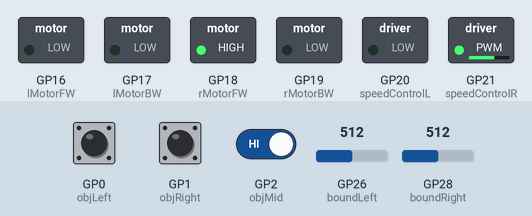
Simulated run of this program. Board: Raspberry Pi Pico. Shown: switched loads named in the program (green lamp = pin HIGH). Inputs (shaded band) come from the test bench; at power-on: GP26 (boundLeft) = 512, GP0 (objLeft) HIGH, GP1 (objRight) HIGH, GP2 (objMid) HIGH, GP28 (boundRight) = 512.

Above: at 1.2 s.
1.3 s: GP26 (boundLeft) set to 215
2.8 s: GP26 (boundLeft) set to 191
At 3.8 s:
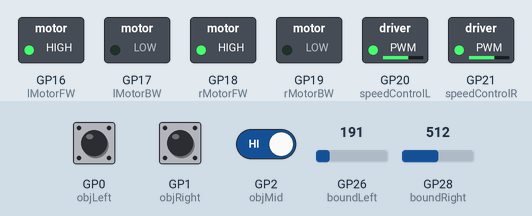
4.5 s: GP0 (objLeft) pulled LOW for 0.35 s
At 4.67 s:
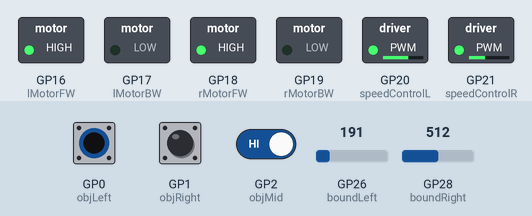
6.3 s: GP1 (objRight) pulled LOW for 0.35 s
At 6.47 s:
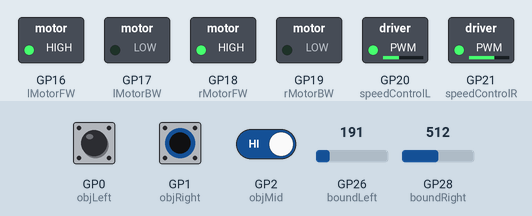
8.1 s: GP2 (objMid) driven LOW
At 8.8 s:
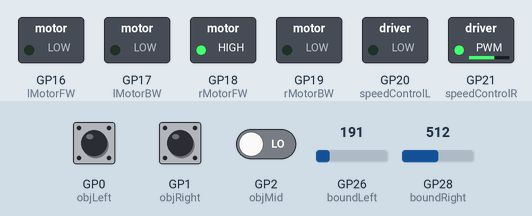
9.6 s: GP0 (objLeft) pulled LOW for 1 s
At 9.9 s:
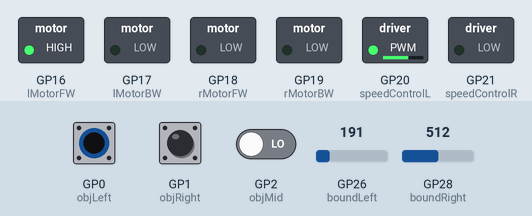
Timing chart, 0 to 12.6 s (numbered marks = the images above; inputs shaded):
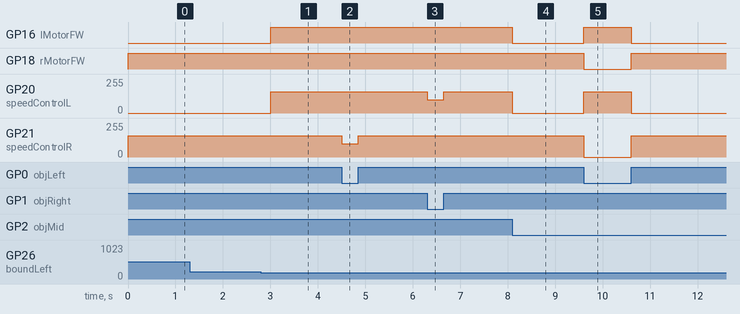

The program:

main.cpp
```cpp
// Autonomous Sumo Robot
// EE Senior Design
// Designed for Raspberry Pi Pico

/************************************************************
 * HallWay Traversal Code
*************************************************************/

#include <Arduino.h>
#include "pico/multicore.h"

#define objLeft 0
#define objMid 2
#define objRight 1

#define boundLeft 26
#define boundRight 28

#define lMotorFW 16
#define lMotorBW 17
#define rMotorFW 18
#define rMotorBW 19

#define speedControlL 20
#define speedControlR 21

// Determines max speed of motors
int m1Speed = 200*0.8;
int m2Speed = 200*0.8;
int m1Slow = 200*0.5;
int m2Slow = 200*0.5;

// Keeps track of the last seen object
// Default to 3 so the sumo-bot defaults to forward
//int lastState = 3;

// Movement functions. Will make these so you can pass
// in different speeds at a later time.
void fwDrive() {
  analogWrite(speedControlL, m1Speed);
  analogWrite(speedControlR, m2Speed);
  digitalWrite(lMotorFW,1);
  digitalWrite(rMotorFW,1);
  digitalWrite(lMotorBW,0);
  digitalWrite(rMotorBW,0);
}

void bwDrive() {
  analogWrite(speedControlL, m1Speed);
  analogWrite(speedControlR, m2Speed);
  digitalWrite(lMotorFW,0);
  digitalWrite(rMotorFW,0);
  digitalWrite(lMotorBW,1);
  digitalWrite(rMotorBW,1);
}

void lTurn() {
  analogWrite(speedControlL, 0);
  analogWrite(speedControlR, m2Speed);
  digitalWrite(lMotorFW,0);
  digitalWrite(rMotorFW,1);
  digitalWrite(lMotorBW,0);
  digitalWrite(rMotorBW,0);
}

void rTurn() {
  analogWrite(speedControlL, m1Speed);
  analogWrite(speedControlR, 0);
  digitalWrite(lMotorFW,1);
  digitalWrite(rMotorFW,0);
  digitalWrite(lMotorBW,0);
  digitalWrite(rMotorBW,0);
}

void fwRDrive(){
  analogWrite(speedControlL, m1Speed);
  analogWrite(speedControlR, m1Slow);
  digitalWrite(lMotorFW,1);
  digitalWrite(rMotorFW,1);
  digitalWrite(lMotorBW,0);
  digitalWrite(rMotorBW,0);
}

void fwLDrive(){
  analogWrite(speedControlL, m1Slow);
  analogWrite(speedControlR, m1Speed);
  digitalWrite(lMotorFW,1);
  digitalWrite(rMotorFW,1);
  digitalWrite(lMotorBW,0);
  digitalWrite(rMotorBW,0);
}

/*******************************************************
* Determines the direction the sumo-bot should turn
*
*  1 -> Left
*  2 -> Forward Left
*  3 -> Forward
*  4 -> Forward Right
*  5 -> Right
*  Anything else -> 6
*
*  May add additional states in the future, but these
*  5 are the most important right now.
*******************************************************/
/*int getDir() {
  int dir;
  bool l = !digitalRead(objLeft);
  bool m = !digitalRead(objMid);
  bool r = !digitalRead(objRight);

       if(l && !m && !r) dir = 1;
  else if(l && m && !r)  dir = 2;
  else if(!l && m && !r) dir = 3;
  else if(!l && m && r)  dir = 4;
  else if(!l && !m && r) dir = 5;
  else dir = 6;

  return dir;
}

void boundCheck() {
  // Read in values from boundary sensors
  int lBoundVal = analogRead(boundLeft);
  int rBoundVal = analogRead(boundRight);

  // Threshold for boundary detection sensors
  int boundThresh = 200;

  // Check if values are less than 200
  // if not, search for enemy
  if(lBoundVal < boundThresh) {
    bwDrive();
    delay(500);
    rTurn();
    delay(500);
  }
  else if(rBoundVal < boundThresh) {
    bwDrive();
    delay(500);
    lTurn();
    delay(500);
  }
  // Determines the direction the car
  // should move based on what sensors are high
  else {
    int dir = getDir();
    switch(dir) {
      case 1:
        while(digitalRead(objMid)) {
          lBoundVal = analogRead(boundLeft);
          rBoundVal = analogRead(boundRight);
          lastState = 1;
          if(lBoundVal < boundThresh || rBoundVal < boundThresh)
            break;
          lTurn();
        }
      break;
      case 2:
        lTurn();
        lastState = 2;
      break;
      case 3:
        fwDrive();
        lastState = 3;
      break;
      case 4:
        rTurn();
        lastState = 4;
      break;
      case 5:
        while(digitalRead(objMid)) {
          lBoundVal = analogRead(boundLeft);
          rBoundVal = analogRead(boundRight);
          lastState = 5;
          if(lBoundVal < boundThresh || rBoundVal < boundThresh)
            break;
          rTurn();
        }
      break;
      // If sensors aren't seeing anything,
      // turn in the direction the object was
      // last seen.
      default:
        if(lastState == 1)
          lTurn();
        else if(lastState == 5)
          rTurn();
        else if(lastState == 3)
          fwDrive();
        else
          fwDrive();
      break;
    }
  }
}
*/

// Initializes all of the pins
void setup() {
  pinMode(objLeft, INPUT);
  pinMode(objMid, INPUT);
  pinMode(objRight, INPUT);

  pinMode(boundLeft, INPUT);
  pinMode(boundRight, INPUT);

  pinMode(lMotorBW, OUTPUT);
  pinMode(lMotorFW, OUTPUT);
  pinMode(rMotorBW, OUTPUT);
  pinMode(rMotorFW, OUTPUT);
  pinMode(speedControlL, OUTPUT);
  pinMode(speedControlR, OUTPUT);

  Serial.begin(115200);
}


//Loop function to run the hallway traversal
void loop() {
  // Read in values from boundary sensors
  int lBoundVal = analogRead(boundLeft);
  int rBoundVal = analogRead(boundRight);

  //reading values from object detection sensors
  bool l = !digitalRead(objLeft);
  bool m = !digitalRead(objMid);
  bool r = !digitalRead(objRight);

  // Threshold for boundary detection sensors
  int boundThresh = 200;

  if(lBoundVal > boundThresh && rBoundVal > boundThresh){
    lTurn();
    delay(300);
  } else {
    if(l == 0 && m == 0 && r == 0){
      fwDrive();
    }
    else if(l == 0 && m == 0 && r == 1){
      fwLDrive();
    }
    else if(l == 0 && m == 1 && r == 0){
      lTurn();
    }
    else if(l == 0 && m == 1 && r == 1){
      lTurn();
    }
    else if(l == 1 && m == 0 && r == 0){
      fwRDrive();
    }
    else if(l == 1 && m == 0 && r == 1){
      fwDrive();
    }
    else if(l == 1 && m == 1 && r == 0){
      rTurn();
    }
    else if(l == 1 && m == 1 && r == 1){
      bwDrive();
    }
  }

}
```

Measured:
- the behaviour switches between 201 and 200 on GP26 (boundLeft) (found by bisection; images 0 and 1)
- after the input at 1.3 s, every drawn part: stays the same
- after the input at 2.8 s, GP16 (lMotorFW): LOW → HIGH after 0.20 s; GP20 (speedControlL): 0/255 → 160/255 after 0.20 s
- after the input at 4.5 s, GP21 (speedControlR): 160/255 → 100/255 at once, → 160/255 0.35 s later
- after the input at 6.3 s, GP20 (speedControlL): 160/255 → 100/255 at once, → 160/255 0.35 s later
- after the input at 8.1 s, GP16 (lMotorFW): HIGH → LOW at once; GP20 (speedControlL): 160/255 → 0/255 at once
- after the input at 9.6 s, GP16 (lMotorFW): LOW → HIGH at once, → LOW 1.0 s later; GP18 (rMotorFW): HIGH → LOW at once, → HIGH 1.0 s later; GP20 (speedControlL): 0/255 → 160/255 at once, → 0/255 1.0 s later; GP21 (speedControlR): 160/255 → 0/255 at once, → 160/255 1.0 s later
